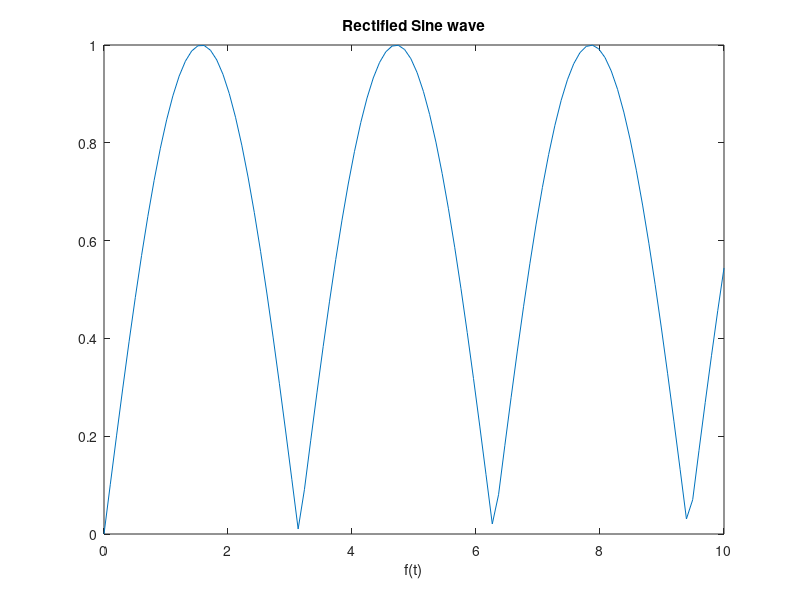

The MATLAB script that drew this image:
%script to calculate and plot a rectified sine wave

t = linspace(0,10,100);
y = abs(sin(t));
plot(t,y);
title('Rectified Sine wave');
xlabel('t');
xlabel('f(t)');
